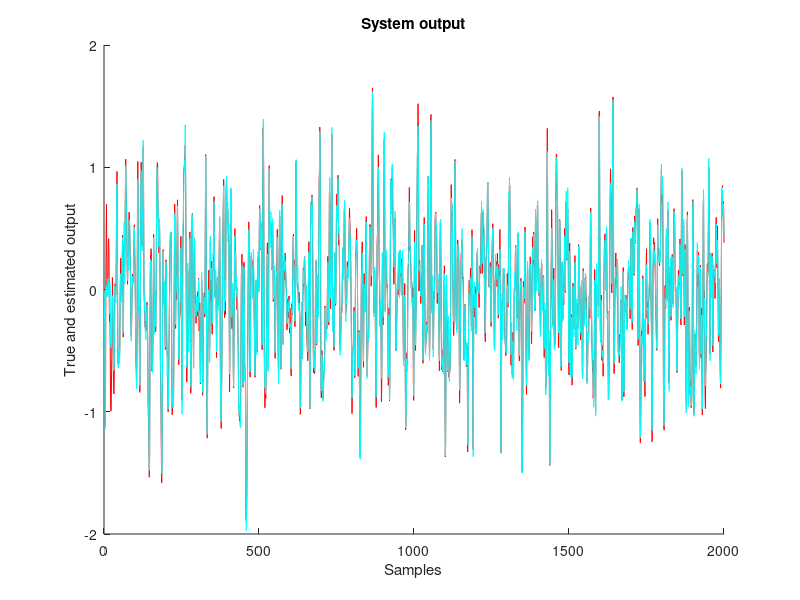
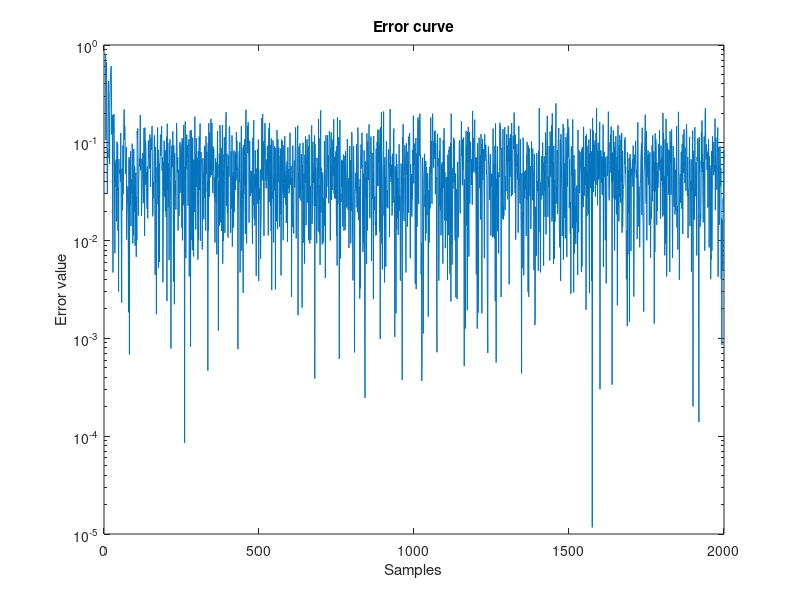
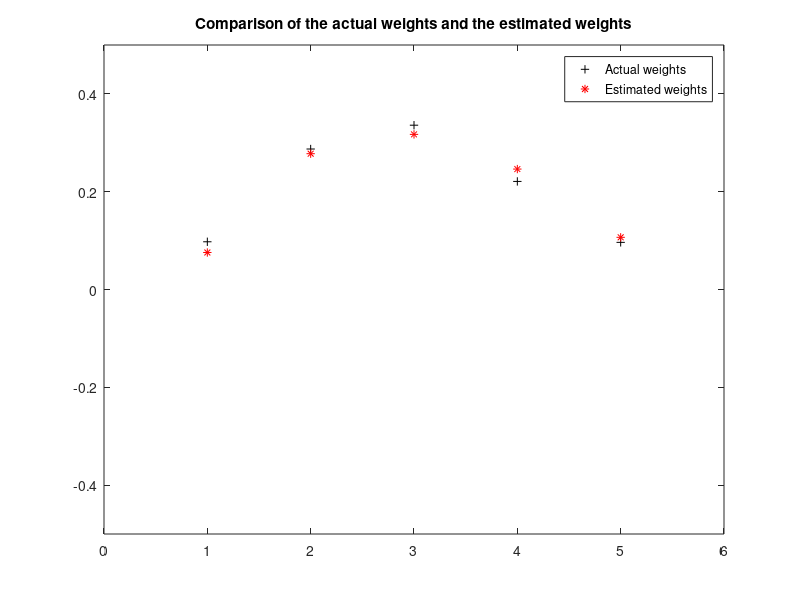

MATLAB code for these plots, in order: (Note: this script raises an error after producing the figures.)
clear all
close all
hold off
%channel system order
sysorder = 5 ;
% Number of system points
N=2000;
inp = randn(N,1);
n = randn(N,1);
[b,a] = butter(2,0.25);
Gz = tf(b,a,-1);
%This function is submitted to make inverse Z-transform (Matlab central file exchange)
%The first sysorder weight value
%h=ldiv(b,a,sysorder)';  %download and uncomment to get h matrix
% if you use ldiv this will give h :filter weights to be
h=  [0.0976;
    0.2873;
    0.3360;
    0.2210;
    0.0964;];
y = lsim(Gz,inp);
%add some noise
n = n * std(y)/(10*std(n));
d = y + n;
totallength=size(d,1);
%Take 60 points for training
N=60 ;	
%begin of algorithm
w = zeros ( sysorder  , 1 ) ;
for n = sysorder : N 
	u = inp(n:-1:n-sysorder+1) ;
    y(n)= w' * u;
    e(n) = d(n) - y(n) ;
% Start with big mu for speeding the convergence then slow down to reach the correct weights
%      if n < 20
%          mu=2;
%      else
%          mu=0.5;
%      end
% Use adaptive step to reach the solution faster mu = 0.95 * 2/M*r(0)
    mu=0.95*2/(5*(0.001+var(u)));
% alpha = 0.01     
	w = w + mu/(0.001+u'*u ) * u * e(n) ;
end 
%check of results
for n =  N+1 : totallength
	u = inp(n:-1:n-sysorder+1) ;
    y(n) = w' * u ;
    e(n) = d(n) - y(n) ;
end 
hold on
plot(d,'r')
plot(y,'c');
title('System output') ;
xlabel('Samples')
ylabel('True and estimated output')
figure
semilogy((abs(e))) ;
title('Error curve') ;
xlabel('Samples')
ylabel('Error value')
figure
plot(h, 'k+')
hold on
plot(w, 'r*')
legend('Actual weights','Estimated weights')
title('Comparison of the actual weights and the estimated weights') ;
axis([0 6 -0.5 0.5]);
r = snr(y);
